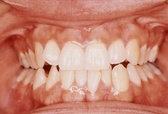
%> input picture t1.jpg, 168 x 114 px, shrunk from 493 x 335 before the run
$ octave backup.m   (GNU Octave 9; MATLAB toolbox functions it lacks are replaced by stand-ins)
%> lines starting %> are read from the running program, lines starting %| are printed output that depends on the picture
clc
close all
clear all

%Read image files
t1 = imread('t1.jpg');
%> t1 is the input picture: size 114x168x3 uint8; mean R, G, B 199.7, 131.9, 113.8
t2 = imread('t2.png');
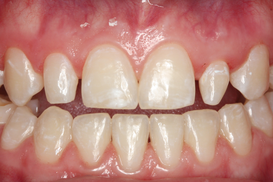
%> input picture t2.png, 273 x 182 px, shrunk from 800 x 533 before the run
%> t2 is the input picture: size 182x273x3 uint8; mean R, G, B 190.3, 137.7, 127.4
t3 = imread('t3.jpg');
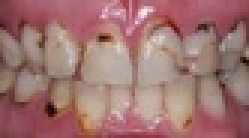
%> input picture t3.jpg, 83 x 46 px, shrunk from 242 x 135 before the run (shown 3 times larger)
%> t3 is the input picture: size 46x83x3 uint8; mean R, G, B 159.9, 115.3, 112.5
t4 = imread('t4.jpg');
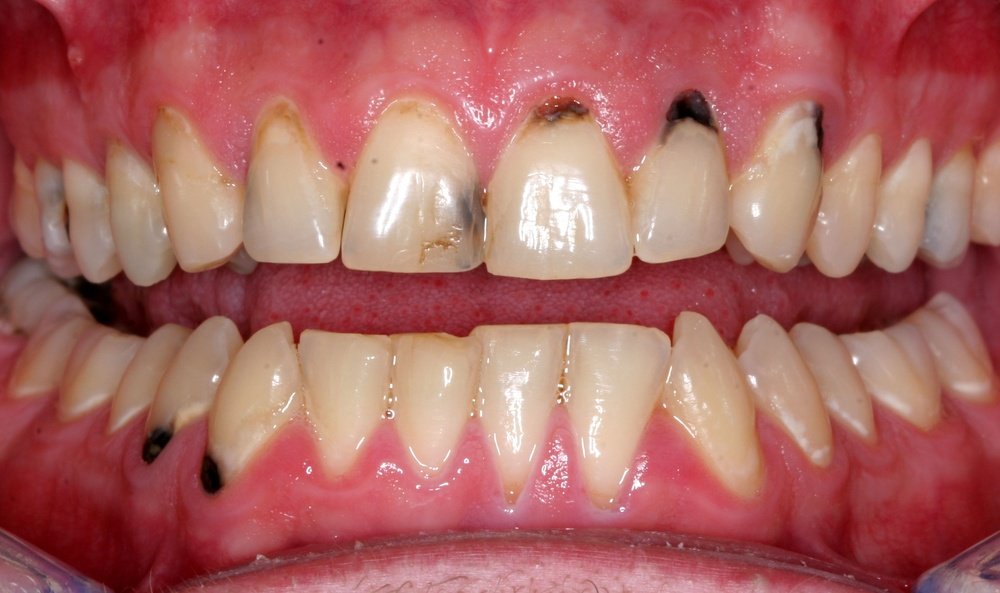
%> input picture t4.jpg, 1000 x 593 px, shrunk from 2931 x 1737 before the run
%> t4 is the input picture: size 593x1000x3 uint8; mean R, G, B 171.1, 102, 97.9
t5 = imread('t5.jpg');
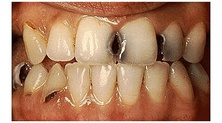
%> input picture t5.jpg, 222 x 123 px, shrunk from 650 x 360 before the run
%> t5 is the input picture: size 123x222x3 uint8; mean R, G, B 175.1, 132.6, 105.1
t6 = imread('t6.jpg');
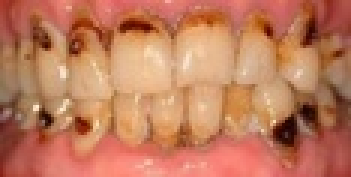
%> input picture t6.jpg, 117 x 59 px, shrunk from 342 x 174 before the run (shown 3 times larger)
%> t6 is the input picture: size 59x117x3 uint8; mean R, G, B 192.6, 123.4, 92.5

%Convert images to grayscale
a = rgb2gray(t1);
%b = rgb2gray(t2);
c = rgb2gray(t3);
%d = rgb2gray(t4);
e = rgb2gray(t5);
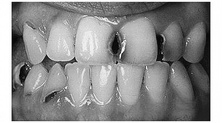
%> e: size 123x222 uint8; min 1, max 255, mean 142.2
f = rgb2gray(t6);

%Show image and histogram
figure;
subplot(4,2,1), imshow(a), title('t1');
subplot(4,2,2), imshow(c), title('t2');
subplot(4,2,3), imshow(e), title('t3');
subplot(4,2,4), imshow(f), title('t4');
figure;
subplot(4,2,1), imshow(a), title('t1');
subplot(4,2,2), imhist(a), title('Histogram t1');
subplot(4,2,3), imshow(c), title('t2');
subplot(4,2,4), imhist(c), title('Histogram t2');
subplot(4,2,5), imshow(e), title('t3');
subplot(4,2,6), imhist(e), title('Histogram t3');
subplot(4,2,7), imshow(f), title('t4');
subplot(4,2,8), imhist(f), title('Histogram t4');
%> after `title('Histogram t4')`:
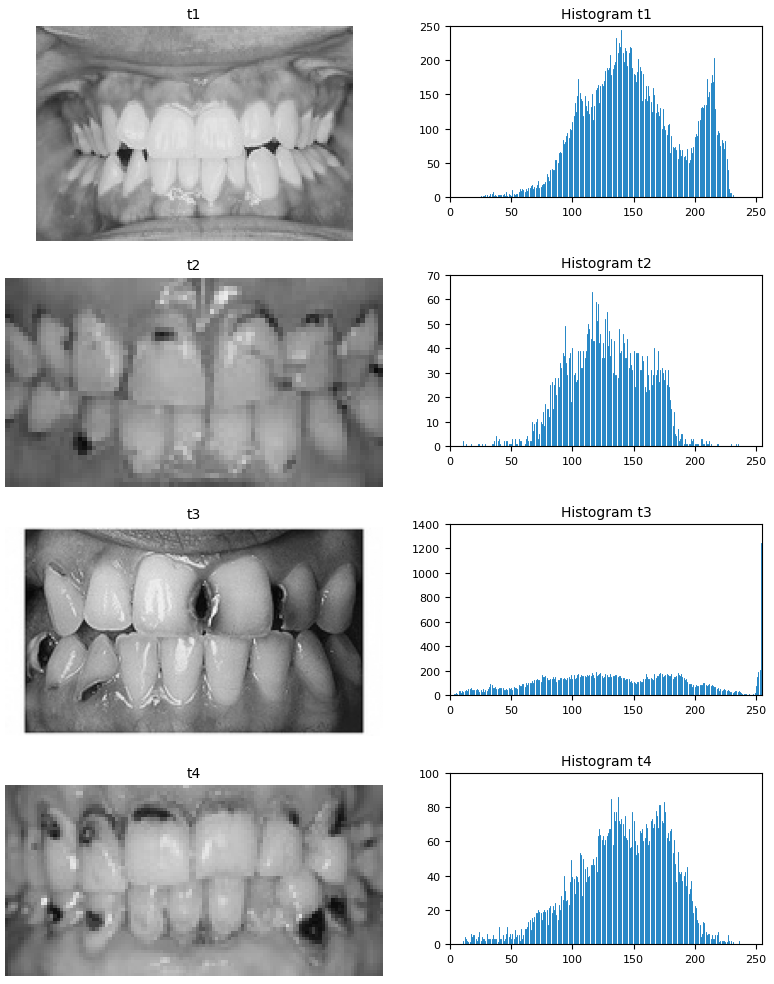
%> figure redrawn from the program's plot data, 8 panels

%BW=roicolor(I, 110, 255); % makes a binary image
% figure, imshow(BW) % all pixels in (110, 255) will be 1 and white
		     % the rest is 0 which is black

%  figure, imhist(BW);
